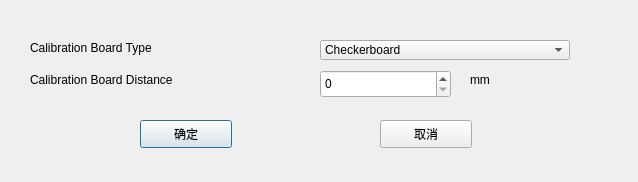
<?xml version="1.0" encoding="UTF-8"?>
<ui version="4.0">
 <class>SelectDlg</class>
 <widget class="QDialog" name="SelectDlg">
  <property name="geometry">
   <rect>
    <x>0</x>
    <y>0</y>
    <width>638</width>
    <height>182</height>
   </rect>
  </property>
  <property name="windowTitle">
   <string>Dialog</string>
  </property>
  <widget class="QLabel" name="label_2">
   <property name="geometry">
    <rect>
     <x>470</x>
     <y>70</y>
     <width>28</width>
     <height>19</height>
    </rect>
   </property>
   <property name="text">
    <string>mm</string>
   </property>
  </widget>
  <widget class="QSpinBox" name="spinBox">
   <property name="geometry">
    <rect>
     <x>320</x>
     <y>70</y>
     <width>131</width>
     <height>28</height>
    </rect>
   </property>
  </widget>
  <widget class="QLabel" name="label">
   <property name="geometry">
    <rect>
     <x>30</x>
     <y>70</y>
     <width>300</width>
     <height>19</height>
    </rect>
   </property>
   <property name="minimumSize">
    <size>
     <width>300</width>
     <height>0</height>
    </size>
   </property>
   <property name="text">
    <string>Calibration Board Distance</string>
   </property>
  </widget>
  <widget class="QPushButton" name="pushButton">
   <property name="geometry">
    <rect>
     <x>140</x>
     <y>120</y>
     <width>92</width>
     <height>28</height>
    </rect>
   </property>
   <property name="text">
    <string>确定</string>
   </property>
  </widget>
  <widget class="QPushButton" name="pushButton_2">
   <property name="geometry">
    <rect>
     <x>380</x>
     <y>120</y>
     <width>92</width>
     <height>28</height>
    </rect>
   </property>
   <property name="text">
    <string>取消</string>
   </property>
  </widget>
  <widget class="QComboBox" name="comboBox">
   <property name="geometry">
    <rect>
     <x>320</x>
     <y>40</y>
     <width>250</width>
     <height>20</height>
    </rect>
   </property>
   <property name="minimumSize">
    <size>
     <width>250</width>
     <height>0</height>
    </size>
   </property>
   <item>
    <property name="text">
     <string>Checkerboard</string>
    </property>
   </item>
   <item>
    <property name="text">
     <string>Asymmetric Circle Grid</string>
    </property>
   </item>
   <item>
    <property name="text">
     <string>Symmetric Circle Grid</string>
    </property>
   </item>
  </widget>
  <widget class="QLabel" name="label_3">
   <property name="geometry">
    <rect>
     <x>30</x>
     <y>40</y>
     <width>300</width>
     <height>16</height>
    </rect>
   </property>
   <property name="minimumSize">
    <size>
     <width>300</width>
     <height>0</height>
    </size>
   </property>
   <property name="text">
    <string>Calibration Board Type</string>
   </property>
  </widget>
 </widget>
 <resources/>
 <connections/>
</ui>
